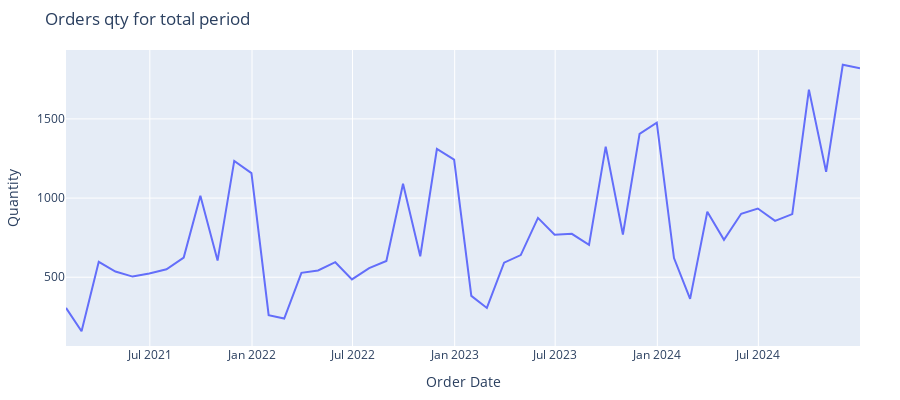

Source (notebook cell):
### Code cell
fig1 = px.line(ts,
              y='Quantity',
#              text='Quantity',
              height=400
              
             )
fig1.update_layout(title_text='Orders qty for total period',
                   margin=dict(l=40,
                               r=40,
                               b=40,
                               t=50
                              )
)
fig1.update_traces(textposition='top right',
                  textfont_size=8)
fig1.show()

### Figure 1 — Plotly figure (JSON) as saved in the notebook; plotly's stock layout.template omitted (floating-point values rounded to 4 significant figures)
{"data": [{"hovertemplate": "Order Date=%{x}<br>Quantity=%{y}<extra></extra>", "legendgroup": "", "line": {"color": "#636efa", "dash": "solid"}, "marker": {"symbol": "circle"}, "mode": "lines", "name": "", "orientation": "v", "showlegend": false, "textfont": {"size": 8}, "textposition": "top right", "type": "scatter", "x": ["2021-01-31T00:00:00", "2021-02-28T00:00:00", "2021-03-31T00:00:00", "2021-04-30T00:00:00", "2021-05-31T00:00:00", "2021-06-30T00:00:00", "2021-07-31T00:00:00", "2021-08-31T00:00:00", "2021-09-30T00:00:00", "2021-10-31T00:00:00", "2021-11-30T00:00:00", "2021-12-31T00:00:00", "2022-01-31T00:00:00", "2022-02-28T00:00:00", "2022-03-31T00:00:00", "2022-04-30T00:00:00", "2022-05-31T00:00:00", "2022-06-30T00:00:00", "2022-07-31T00:00:00", "2022-08-31T00:00:00", "2022-09-30T00:00:00", "2022-10-31T00:00:00", "2022-11-30T00:00:00", "2022-12-31T00:00:00", "2023-01-31T00:00:00", "2023-02-28T00:00:00", "2023-03-31T00:00:00", "2023-04-30T00:00:00", "2023-05-31T00:00:00", "2023-06-30T00:00:00", "2023-07-31T00:00:00", "2023-08-31T00:00:00", "2023-09-30T00:00:00", "2023-10-31T00:00:00", "2023-11-30T00:00:00", "2023-12-31T00:00:00", "2024-01-31T00:00:00", "2024-02-29T00:00:00", "2024-03-31T00:00:00", "2024-04-30T00:00:00", "2024-05-31T00:00:00", "2024-06-30T00:00:00", "2024-07-31T00:00:00", "2024-08-31T00:00:00", "2024-09-30T00:00:00", "2024-10-31T00:00:00", "2024-11-30T00:00:00", "2024-12-31T00:00:00"], "xaxis": "x", "y": [306, 159, 597, 536, 504, 524, 550, 624, 1015, 605, 1235, 1158, 260, 239, 528, 543, 595, 486, 557, 603, 1090, 632, 1310, 1243, 382, 306, 592, 640, 875, 768, 774, 704, 1325, 770, 1406, 1476, 621, 363, 914, 736, 901, 934, 856, 899, 1685, 1166, 1842, 1820], "yaxis": "y"}], "layout": {"height": 400, "legend": {"tracegroupgap": 0}, "margin": {"b": 40, "l": 40, "r": 40, "t": 50}, "title": {"text": "Orders qty for total period"}, "xaxis": {"anchor": "y", "domain": [0, 1], "title": {"text": "Order Date"}}, "yaxis": {"anchor": "x", "domain": [0, 1], "title": {"text": "Quantity"}}}}
